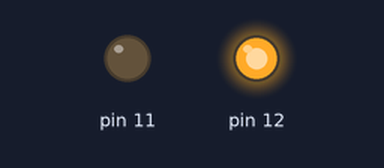
Simulated run of this sketch. Board: Arduino Uno, built with avr-gcc and run on an emulated ATmega328P. On the bench: output pins drawn as LEDs (lit = HIGH).

Above: at 1.0 s.
At 3.0 s:
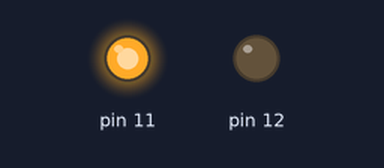
Timing chart, 0 to 5.2 s (numbered marks = the images above):
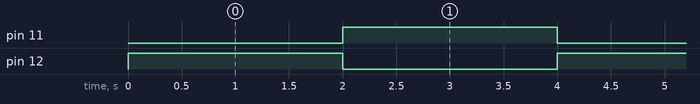

The sketch:

dc_motor_two_wise_movement1.ino
```cpp
void setup()
{
  pinMode(11, OUTPUT);
  pinMode(12, OUTPUT);
}

void loop()
{
  digitalWrite(11, LOW);
  digitalWrite(12, HIGH);
  delay(2000); // Wait for 2000 millisecond(s)
  digitalWrite(11, HIGH);
  digitalWrite(12, LOW);
  delay(2000);
}
```

Measured:
- by itself, pin 11, pin 12: alternates HIGH for 2.0 s and LOW for 2.0 s
